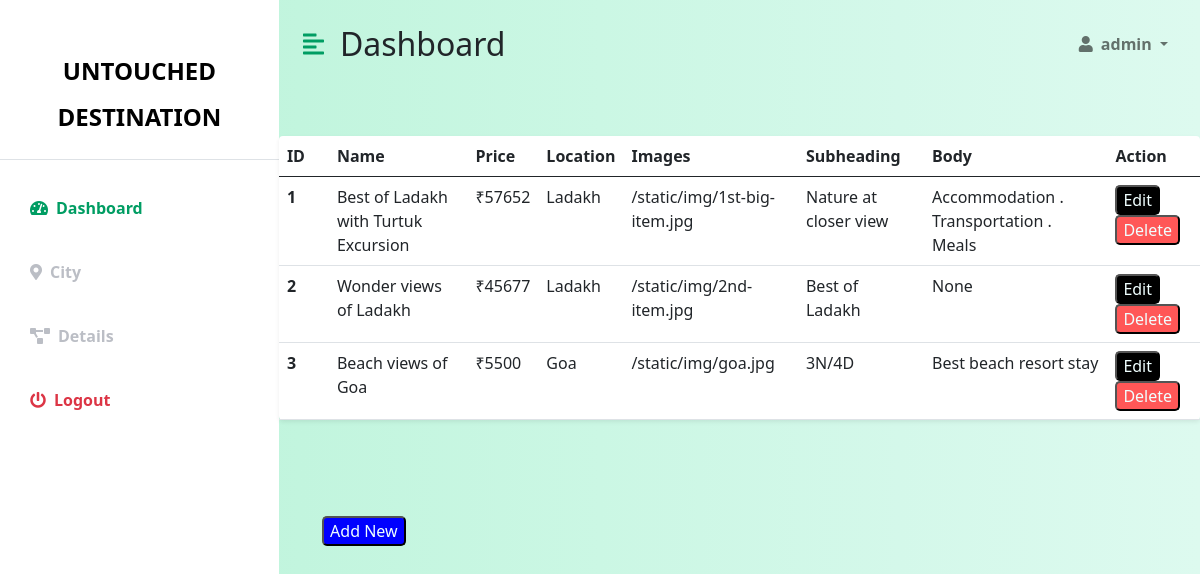
Screenshot of /admin_dashboard (signed in) with the database file from the repository.
### app.py (models this page shows, shortened)
class details(db.Model):
    id = db.Column(db.Integer, primary_key = True)
    title = db.Column(db.String(150))
    price = db.Column(db.Integer)
    location = db.Column(db.String(70))
    img=db.Column(db.String(100))
    subheading=db.Column(db.String(100))
    body=db.Column(db.String(100))

### app.py (the view)
@app.route('/admin_dashboard')
def admin_dasboard():
    if 'user' in session:
        rows=details.query.all()
        l=[]
        result=[]
        for stm in rows:
            l.extend([stm.id,stm.title,stm.price,stm.location,stm.img,stm.subheading,stm.body])
            result.append(l)
            l=[]
    else:
        return render_template("/admin_login.html")
    return render_template("/dashdetails.html",name=session['user'],res=result)

### templates/dashdetails.html (shortened to what this page needs)
<!DOCTYPE html>
<html lang="en">
<head>
    <link href="https://cdn.jsdelivr.net/npm/bootstrap@5.0.0-beta3/dist/css/bootstrap.min.css" rel="stylesheet" />
    <link rel="stylesheet" href="https://cdnjs.cloudflare.com/ajax/libs/font-awesome/5.15.3/css/all.min.css" />
</head>
<body>
    <div class="d-flex" id="wrapper">
        <div class="bg-white" id="sidebar-wrapper">
            <div class="sidebar-heading text-center py-4 primary-text fs-4 fw-bold text-uppercase border-bottom"><font color="black">Untouched Destination</font></div>
            <div class="list-group list-group-flush my-3">
                <a href="#" class="list-group-item list-group-item-action bg-transparent second-text active"><i
                        class="fas fa-tachometer-alt me-2"></i>Dashboard</a>
                <a href="/admin_city" class="list-group-item list-group-item-action bg-transparent second-text fw-bold"><i
                        class="fas fa-map-marker-alt me-2"></i>City</a>
                <a href="/admin_dashboard" class="list-group-item list-group-item-action bg-transparent second-text fw-bold"><i
                        class="fas fa-project-diagram me-2"></i>Details</a>
                <a href="/admin_logout" class="list-group-item list-group-item-action bg-transparent text-danger fw-bold"><i
                        class="fas fa-power-off me-2"></i>Logout</a>
            </div>
        </div>
        <div id="page-content-wrapper">
            <nav class="navbar navbar-expand-lg navbar-light bg-transparent py-4 px-4">
                <div class="d-flex align-items-center">
                    <i class="fas fa-align-left primary-text fs-4 me-3" id="menu-toggle"></i>
                    <h2 class="fs-2 m-0">Dashboard</h2>
                </div>
                <div class="collapse navbar-collapse" id="navbarSupportedContent">
                    <ul class="navbar-nav ms-auto mb-2 mb-lg-0">
                        <li class="nav-item dropdown">
                            <a class="nav-link dropdown-toggle second-text fw-bold" href="#" id="navbarDropdown"
                                role="button" data-bs-toggle="dropdown" aria-expanded="false">
                                <i class="fas fa-user me-2"></i>{{name}}
                            </a>
                        </li>
                    </ul>
                </div>
            </nav>
                <div class="row my-5">
                    <div class="col">
                        <table class="table bg-white rounded shadow-sm  table-hover">
                            <thead>
                                <tr>
                                    <th scope="col" width="50">ID</th>
                                    <th scope="col">Name</th>
                                    <th scope="col">Price</th>
                                    <th scope="col">Location</th>
                                    <th scope="col">Images</th>
                                    <th scope="col">Subheading</th>
                                    <th scope="col">Body</th>
                                    <th scope="col">Action</th>
                                </tr>
                            </thead>
                            <tbody>
                            {% for row in res %}
                                <tr>
                                    <th scope="row">{{row[0]}}</th>
                                    <td>{{row[1]}}</td>
                                    <td>₹{{row[2]}}</td>
                                    <td>{{row[3]}}</td>
                                    <td>{{row[4]}}</td>
                                    <td>{{row[5]}}</td>
                                    <td>{{row[6]}}</td>
                                    <form method="post" action="/packdetails/{{row[0]}}" >
                                    <td><button style="background-color: black; color: azure; border-radius: 5px;"  name="edit" value="edit">Edit</button>
                                      <button class="start-btn" style="background-color: #ff5757; color: azure; border-radius: 5px;"><a href="#"> Delete </a></button></td>
                                  </div>
                            {% endfor %}
                        <form method="post" action="/admin_addpackage">
                        <button style="background-color: blue; color: azure; border-radius: 5px;" name="new" value="new" id="an">Add New</button>
                        </form>
                    </div>
</body>
</html>

### templates/dashdetails.html (style rules this page uses)
:root { --main-bg-color: #009d63; --main-text-color: #009d63; --second-text-color: #bbbec5; --second-bg-color: #c1efde; }
.primary-text { color: var(--main-text-color); }
.second-text { color: var(--second-text-color); }
#wrapper { overflow-x: hidden; background-image: linear-gradient( to right, #baf3d7, #c2f5de, #cbf7e4, #d4f8ea, #ddfaef ); }
#sidebar-wrapper { min-height: 100vh; margin-left: -15rem; -webkit-transition: margin 0.25s ease-out; -moz-transition: margin 0.25s ease-out; -o-transition: margin 0.25s ease-out; transition: margin 0.25s ease-out; }
#sidebar-wrapper .sidebar-heading { padding: 0.875rem 1.25rem; font-size: 1.2rem; }
#sidebar-wrapper .list-group { width: 15rem; }
#page-content-wrapper { min-width: 100vw; }
#menu-toggle { cursor: pointer; }
.list-group-item { border: none; padding: 20px 30px; }
.list-group-item.active { background-color: transparent; color: var(--main-text-color); font-weight: bold; border: none; }
@media (min-width: 768px) { #sidebar-wrapper { margin-left: 0; } }
@media (min-width: 768px) { #page-content-wrapper { min-width: 0; width: 100%; } }
#an { margin-top: 5rem; margin-left: 2.7rem; }
.start-btn a { color: azure; text-decoration: none; }

### rows the page displays
details: id "1", title "Best of Ladakh with Turtuk Excursion", price "57652", location "Ladakh", img "/static/img/1st-big-item.jpg", subheading "Nature at closer view", body "Accommodation . Transportation . Meals"
details: id "2", title "Wonder views of Ladakh", price "45677", location "Ladakh", img "/static/img/2nd-item.jpg", subheading "Best of Ladakh", row "None"
details: id "3", title "Beach views of Goa", price "5500", location "Goa", img "/static/img/goa.jpg", subheading "3N/4D", body "Best beach resort stay"

### other values shown
{{ name }} "admin"
